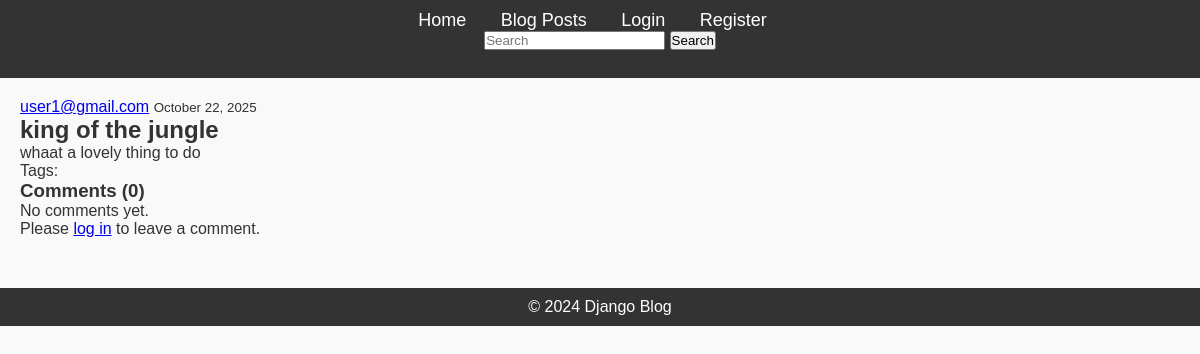
The app's page /post/1/ with its own data.
### blog/models.py (models this page shows, shortened)
class Post(models.Model):
    title = models.CharField(max_length=200)
    content = models.TextField()
    published_date = models.DateTimeField(auto_now_add=True)
    author = models.ForeignKey(CustomUser, on_delete=models.CASCADE)
    tags = TaggableManager()

class CustomUser(AbstractUser):
    first_name = models.CharField(max_length=100)
    last_name = models.CharField(max_length=100)
    email = models.EmailField(unique=True)
    bio = models.TextField(blank=True)
    profile_picture = models.ImageField(
        upload_to='profile_pics', blank=True, null=True)
    groups = models.ManyToManyField(
        'auth.Group',
        related_name='customuser_set',
        blank=True,
        help_text='The groups this user belongs to. A user will get all permissions granted to each of their groups.',
        verbose_name='groups',
    )
    user_permissions = models.ManyToManyField(
        'auth.Permission',
        related_name='customuser_set',
        blank=True,
        help_text='Specific permissions for this user.',
        verbose_name='user permissions',
    )
    objects = CustomUserManager()
    USERNAME_FIELD = 'email'
    REQUIRED_FIELDS = ['first_name', 'last_name', 'username']

### blog/views.py (the view)
# urls.py: path('post/<int:pk>/', PostDetailView.as_view(), name='post-detail'),
class PostDetailView(DetailView):
    model = Post
    template_name = 'blog/post_detail.html'
    def get_context_data(self, **kwargs):
        context = super().get_context_data(**kwargs)
        post = self.get_object()
        comments = post.comments.all().order_by('-created_at')
        context['comments'] = comments
        context['comment_form'] = CommentForm()
        return context

### blog/forms.py
class CommentForm(forms.ModelForm):
    class Meta:
        model = Comment
        fields = ['content']

### blog/templates/blog/post_detail.html (shortened to what this page needs)
{% extends "blog/base.html" %}
{% load crispy_forms_tags %}
{% block content %}
    <article class="media content-section">
        <div class="media-body">
            <div class="article-metadata">
                <a class="mr-2" href="#">{{ object.author }}</a>
                <small class="text-muted">{{ object.published_date|date:"F d, Y" }}</small>
            </div>
            <h2 class="article-title">{{ object.title }}</h2>
            <p class="article-content">{{ object.content }}</p>
            <p class="article-tags">
                Tags:
            </p>
        </div>
    </article>
    <div class="content-section">
        <h3>Comments ({{ comments.count }})</h3>
        {% for comment in comments %}
            <article class="media content-section">
                <div class="media-body">
                    <div class="article-metadata">
                        <a class="mr-2" href="#">{{ comment.author }}</a>
                        <small class="text-muted">{{ comment.published_date|date:"F d, Y" }}</small>
                        {% if user.is_authenticated and user == comment.author %}
                            <div>
                                <a class="btn btn-secondary btn-sm mt-1 mb-1" href="{% url 'comment-update' comment.pk %}">Edit</a>
                                <a class="btn btn-danger btn-sm mt-1 mb-1" href="{% url 'comment-delete' comment.pk %}">Delete</a>
                            </div>
                        {% endif %}
                    </div>
                    <p class="article-content">{{ comment.content }}</p>
                </div>
            </article>
        {% empty %}
            <p>No comments yet.</p>
        {% endfor %}
        {% if user.is_authenticated %}
            <div class="content-section">
                <h3>Leave a comment</h3>
                <form method="POST" action="{% url 'comment-create' object.pk %}">
                    {% csrf_token %}
                    {{ comment_form|crispy }}
                    <button type="submit" class="btn btn-outline-info">Submit Comment</button>
                </form>
            </div>
        {% else %}
            <p>Please <a href="{% url 'login' %}">log in</a> to leave a comment.</p>
        {% endif %}
    </div>
{% endblock content %}

### blog/static/styles.css (style rules this page uses)
* { margin: 0; padding: 0; box-sizing: border-box; }
body { font-family: Arial, sans-serif; background-color: #f9f9f9; color: #333; }

### records on screen
Post: author "user1@gmail.com", published_date "October 22, 2025", title "king of the jungle", content "whaat a lovely thing to do"

### other values on screen
{{ comments.count }} "0"
